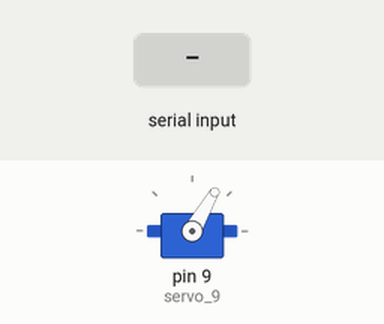
A sketch run on a simulated Arduino Uno, built with avr-gcc and run on an emulated ATmega328P. Shown: servo. Inputs (shaded band) come from the test bench.

Above: at 1.2 s.
1.3 s: "1" received over Serial
At 2.4 s:
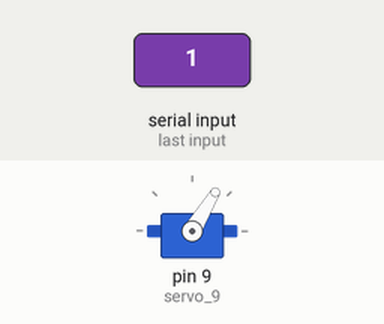
4.3 s: "2" received over Serial
At 4.7 s:
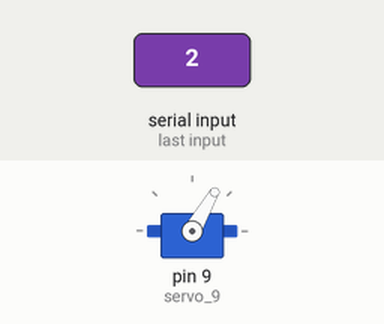
Timing chart, 0 to 7.3 s (numbered marks = the images above; inputs shaded):
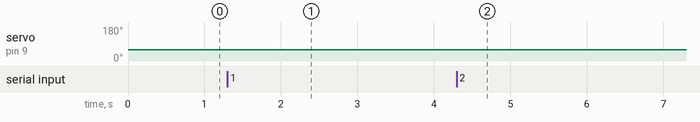

Measured:
- after the input at 1.3 s, servo on pin 9 (servo_9): 60° → 59° at once
- after the input at 4.3 s, servo on pin 9 (servo_9): 59° → 60° at once

The sketch:

Servo_move.ino
```cpp
/* Nokia Project - Team 1 : Smart IoT based Online Class System
   Board: Arduino UNO
   Arduino IDE version 1.8.14
   Servo.h version 1.1.7
   Software serial 2.5.8
*/

#include<Servo.h>
#include<SoftwareSerial.h>

int received = 0;                         // variable to recive the data from zigbee
int incomingByte;                         // variable to receive the data from python code
int k1=60;                                // servo can move 120 degrees, hence center at 60 for max angles on either side

Servo servo_9;                            // servo object instantiated
SoftwareSerial zigbee(13,12);             // passing pins to zigbee function

void setup() {
  Serial.begin(9600);                     // Initialize serial communication at 9600 baudrate(bits/second).
  zigbee.begin(9600);                     // Zigbee receives data at 9600 baudrate
  servo_9.attach(9);                      // Bind pin 9 to servo_9 object.
  servo_9.write(k1);                      // Set base servo to intial values based on practical implementation of the device.
}

void loop() {
  if (zigbee.available() > 0) {      // if data is available from the zigbee receiver
  received = zigbee.read();          // zigbee.read() returns the value received by zigbee
  Serial.print(received);            // print the data onto serial monitor so that the python script can read it
}
  delay(50);                            // Set a loop delay so that we don't overload servo's controller currently set to 50ms.
  if (Serial.available() > 0) {         // Check if theres any data coming through serial port from the computer.
    incomingByte = Serial.read();       // Read the data coming through the serial port.

    if (incomingByte == '1') {
      k1--;                            // Move base servo left to compensate.
  }
  else if(incomingByte=='2'){
    k1++;                             // Move base servo right to compensate.
  }
  else{
    k1=k1;                            // Position of subject adequately compensated stop the servos.
  }

/*Saftey limits to stop servo moving over it's limits currently defined as 120 for base servo.*/

  if(k1>=120){
    k1=120;
    }
  else if(k1<0){
    k1=0;
    }
/* Write the angle values to the servo's through Arduino's PWM pins by using the servo_object.write() function. */
 servo_9.write(k1);
}
}
```
